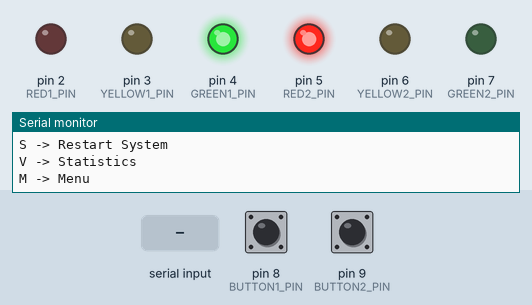
Recording of a sketch running on a simulated Arduino Uno, built with avr-gcc and run on an emulated ATmega328P. Parts: output pins drawn as LEDs (lit = HIGH), the last lines printed to the serial monitor. The inputs (shaded band) are chosen by the test bench; at power-on: pin 8 (BUTTON1_PIN) HIGH, pin 9 (BUTTON2_PIN) HIGH.

Above: at 1.3 s.
1.4 s: "E" received over Serial
At 1.7 s:
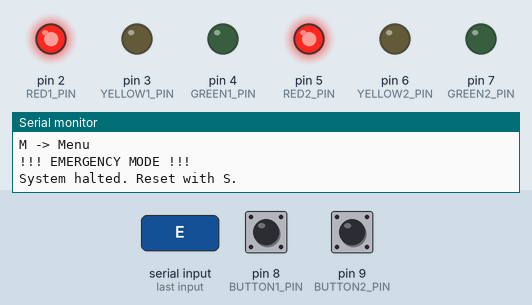
2.9 s: byte 83 ('S') received over Serial
At 4.0 s:
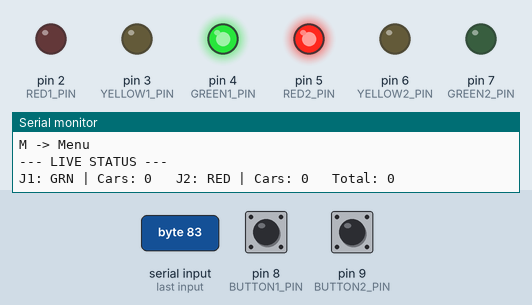
4.4 s: pin 8 (BUTTON1_PIN) pulled LOW for 0.15 s
6.0 s: byte 86 ('V') received over Serial
7.5 s: "1" received over Serial
10.5 s: "R" received over Serial
At 14.0 s:
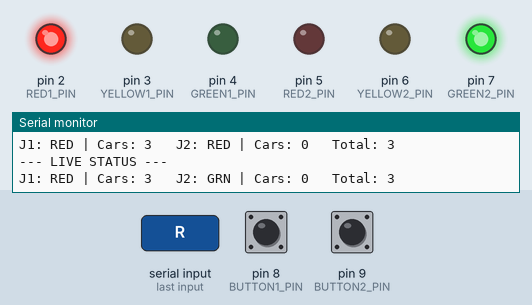
At 24.0 s:
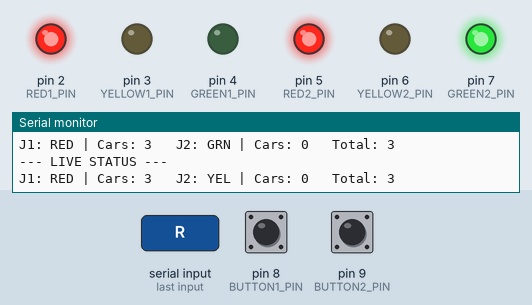
Timing chart, 0 to 46.4 s (numbered marks = the images above; inputs shaded):
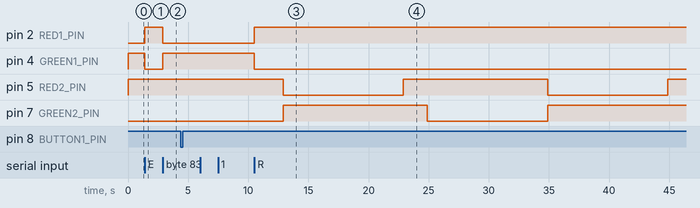

Measured:
- after the input at 1.4 s, pin 2 (RED1_PIN): LOW → HIGH at once; pin 4 (GREEN1_PIN): HIGH → LOW at once
- after the input at 2.9 s, pin 2 (RED1_PIN): HIGH → LOW at once; pin 4 (GREEN1_PIN): LOW → HIGH at once
- after the input at 10.5 s, pin 2 (RED1_PIN): LOW → HIGH at once; pin 4 (GREEN1_PIN): HIGH → LOW at once
- by itself, pin 5 (RED2_PIN): alternates HIGH for 12.0 s and LOW for 10.0 s

The sketch:

traffic_controller.ino
```cpp
/*
 * Adaptive Traffic Signal Manager
 * Controls dual junctions with vehicle sensing
 * Uses millis() for non-blocking execution
 *
 * NOTE: Enum and structs must be declared before usage
 */

// ════════════════════════════════════════════════════════
// PIN CONFIGURATION (LED pins for RGB traffic heads)
// ════════════════════════════════════════════════════════
#define RED1_PIN    2
#define YELLOW1_PIN 3
#define GREEN1_PIN  4
#define BUTTON1_PIN 8

#define RED2_PIN    5
#define YELLOW2_PIN 6
#define GREEN2_PIN  7
#define BUTTON2_PIN 9

// ════════════════════════════════════════════════════════
// TYPES
// ════════════════════════════════════════════════════════
enum SignalPhase {
  PHASE_RED,
  PHASE_YELLOW,
  PHASE_GREEN
};

struct Junction {
  int junctionId;
  int redLED;
  int yellowLED;
  int greenLED;
  int sensorBtn;

  SignalPhase activePhase;

  unsigned long phaseStart;
  unsigned long greenTime;
  unsigned long yellowTime;
  unsigned long redTime;

  int carsCurrentCycle;
  int carsTotal;

  bool emergencyMode;
  bool manualControl;
};

struct SystemMetrics {
  int totalCars;
  unsigned long bootTime;
  int manualSwitches;
  int emergencyTriggers;
};

// ════════════════════════════════════════════════════════
// GLOBALS
// ════════════════════════════════════════════════════════
Junction* junctionA = nullptr;
Junction* junctionB = nullptr;
SystemMetrics* metrics = nullptr;

unsigned long lastUpdatePrint = 0;
bool systemRunning = true;

// ════════════════════════════════════════════════════════
// FUNCTION DECLARATIONS
// ════════════════════════════════════════════════════════
void initPins(Junction* j);
void changePhase(Junction* j, SignalPhase next);
void processJunction(Junction* j);
void detectVehicle(Junction* j);
void serialHandler();

void showStatus();
void showFullReport();
void showMainMenu();
void showManualHelp(int id);
void displayPhase(SignalPhase p);

void triggerEmergency();
void rebootSystem();

// ════════════════════════════════════════════════════════
void setup() {
  Serial.begin(9600);
  Serial.println("Booting Traffic Signal Manager...");

  junctionA = new Junction;
  junctionB = new Junction;
  metrics   = new SystemMetrics;

  // Junction A
  junctionA->junctionId = 1;
  junctionA->redLED     = RED1_PIN;
  junctionA->yellowLED  = YELLOW1_PIN;
  junctionA->greenLED   = GREEN1_PIN;
  junctionA->sensorBtn  = BUTTON1_PIN;

  junctionA->activePhase = PHASE_GREEN;
  junctionA->phaseStart  = millis();

  junctionA->greenTime  = 10000;
  junctionA->yellowTime = 2000;
  junctionA->redTime    = 10000;

  junctionA->carsCurrentCycle = 0;
  junctionA->carsTotal        = 0;
  junctionA->emergencyMode    = false;
  junctionA->manualControl    = false;

  // Junction B
  junctionB->junctionId = 2;
  junctionB->redLED     = RED2_PIN;
  junctionB->yellowLED  = YELLOW2_PIN;
  junctionB->greenLED   = GREEN2_PIN;
  junctionB->sensorBtn  = BUTTON2_PIN;

  junctionB->activePhase = PHASE_RED;
  junctionB->phaseStart  = millis();

  junctionB->greenTime  = 10000;
  junctionB->yellowTime = 2000;
  junctionB->redTime    = 10000;

  junctionB->carsCurrentCycle = 0;
  junctionB->carsTotal        = 0;
  junctionB->emergencyMode    = false;
  junctionB->manualControl    = false;

  // Metrics
  metrics->totalCars        = 0;
  metrics->bootTime         = millis();
  metrics->manualSwitches   = 0;
  metrics->emergencyTriggers = 0;

  initPins(junctionA);
  initPins(junctionB);

  changePhase(junctionA, PHASE_GREEN);
  changePhase(junctionB, PHASE_RED);

  Serial.println("System initialized successfully.");
  showMainMenu();
}

// ════════════════════════════════════════════════════════
void loop() {
  if (systemRunning) {
    processJunction(junctionA);
    processJunction(junctionB);

    detectVehicle(junctionA);
    detectVehicle(junctionB);

    if (millis() - lastUpdatePrint >= 2000) {
      showStatus();
      lastUpdatePrint = millis();
    }
  }

  serialHandler();
}

// ════════════════════════════════════════════════════════
void initPins(Junction* j) {
  pinMode(j->redLED, OUTPUT);
  pinMode(j->yellowLED, OUTPUT);
  pinMode(j->greenLED, OUTPUT);
  pinMode(j->sensorBtn, INPUT_PULLUP);
}

// ════════════════════════════════════════════════════════
void changePhase(Junction* j, SignalPhase next) {
  digitalWrite(j->redLED, LOW);
  digitalWrite(j->yellowLED, LOW);
  digitalWrite(j->greenLED, LOW);

  // RED: only red on, GREEN: only green on
  if (next == PHASE_RED) {
    digitalWrite(j->redLED, HIGH);
  }
  else if (next == PHASE_GREEN) {
    digitalWrite(j->greenLED, HIGH);
  }
  // YELLOW: mix red + green on RGB LED
  else if (next == PHASE_YELLOW) {
    digitalWrite(j->redLED, HIGH);
    digitalWrite(j->greenLED, HIGH);
  }

  j->activePhase = next;
  j->phaseStart  = millis();
}

// ════════════════════════════════════════════════════════
void processJunction(Junction* j) {
  if (j->manualControl) return;

  unsigned long duration = millis() - j->phaseStart;

  if (j->activePhase == PHASE_GREEN && duration >= j->greenTime) {
    changePhase(j, PHASE_YELLOW);
  }
  else if (j->activePhase == PHASE_YELLOW && duration >= j->yellowTime) {
    changePhase(j, PHASE_RED);
  }
  else if (j->activePhase == PHASE_RED && duration >= j->redTime) {
    j->carsCurrentCycle = 0;
    changePhase(j, PHASE_GREEN);
  }
}

// ════════════════════════════════════════════════════════
void detectVehicle(Junction* j) {
  if (digitalRead(j->sensorBtn) == LOW) {

    if (j->activePhase == PHASE_GREEN) {
      j->carsCurrentCycle++;
      j->carsTotal++;
      metrics->totalCars++;

      Serial.print("Car sensed @ Junction ");
      Serial.print(j->junctionId);
      Serial.print(" | Cycle Count: ");
      Serial.print(j->carsCurrentCycle);
      Serial.print(" | Lifetime: ");
      Serial.println(j->carsTotal);

      // adaptive timing
      if (j->carsCurrentCycle > 8) {
        j->greenTime = 15000;
      } else if (j->carsCurrentCycle > 3) {
        j->greenTime = 12000;
      } else {
        j->greenTime = 10000;
      }

      delay(50);
    }
  }
}

// ════════════════════════════════════════════════════════
void serialHandler() {
  if (!Serial.available()) return;

  char cmd = Serial.read();
  while (Serial.available()) Serial.read();

  switch (cmd) {

    case '1':
      junctionA->manualControl = !junctionA->manualControl;
      metrics->manualSwitches++;
      Serial.println(junctionA->manualControl ? "Junction 1 manual ON" : "Junction 1 manual OFF");
      if (junctionA->manualControl) showManualHelp(1);
      break;

    case '2':
      junctionB->manualControl = !junctionB->manualControl;
      metrics->manualSwitches++;
      Serial.println(junctionB->manualControl ? "Junction 2 manual ON" : "Junction 2 manual OFF");
      if (junctionB->manualControl) showManualHelp(2);
      break;

    case 'R': case 'r':
      if (junctionA->manualControl) { changePhase(junctionA, PHASE_RED); Serial.println("J1 -> RED"); }
      if (junctionB->manualControl) { changePhase(junctionB, PHASE_RED); Serial.println("J2 -> RED"); }
      break;

    case 'G': case 'g':
      if (junctionA->manualControl) { changePhase(junctionA, PHASE_GREEN); Serial.println("J1 -> GREEN"); }
      if (junctionB->manualControl) { changePhase(junctionB, PHASE_GREEN); Serial.println("J2 -> GREEN"); }
      break;

    case 'Y': case 'y':
      if (junctionA->manualControl) { changePhase(junctionA, PHASE_YELLOW); Serial.println("J1 -> YELLOW"); }
      if (junctionB->manualControl) { changePhase(junctionB, PHASE_YELLOW); Serial.println("J2 -> YELLOW"); }
      break;

    case 'E': case 'e':
      triggerEmergency();
      break;

    case 'S': case 's':
      rebootSystem();
      break;

    case 'M': case 'm':
      showMainMenu();
      break;

    case 'V': case 'v':
      showFullReport();
      break;

    default:
      Serial.println("Unknown input. Press M for help.");
  }
}

// ════════════════════════════════════════════════════════
void showMainMenu() {
  Serial.println("\n=== CONTROL PANEL ===");
  Serial.println("1 -> Manual Mode J1");
  Serial.println("2 -> Manual Mode J2");
  Serial.println("R/G/Y -> Change Light");
  Serial.println("E -> Emergency Stop");
  Serial.println("S -> Restart System");
  Serial.println("V -> Statistics");
  Serial.println("M -> Menu");
}

// ════════════════════════════════════════════════════════
void showManualHelp(int id) {
  Serial.print("Manual Control Enabled for Junction ");
  Serial.println(id);
  Serial.println("Use: R / G / Y");
}

// ════════════════════════════════════════════════════════
void showStatus() {
  Serial.println("\n--- LIVE STATUS ---");

  Serial.print("J1: ");
  displayPhase(junctionA->activePhase);
  Serial.print(" | Cars: ");
  Serial.print(junctionA->carsCurrentCycle);

  Serial.print("   J2: ");
  displayPhase(junctionB->activePhase);
  Serial.print(" | Cars: ");
  Serial.print(junctionB->carsCurrentCycle);

  Serial.print("   Total: ");
  Serial.println(metrics->totalCars);
}

// ════════════════════════════════════════════════════════
void showFullReport() {
  Serial.println("\n--- SYSTEM REPORT ---");

  unsigned long up = (millis() - metrics->bootTime) / 1000;

  Serial.print("Uptime: ");
  Serial.print(up / 60);
  Serial.print("m ");
  Serial.print(up % 60);
  Serial.println("s");

  Serial.print("Total Cars: ");
  Serial.println(metrics->totalCars);

  Serial.print("Manual Toggles: ");
  Serial.println(metrics->manualSwitches);

  Serial.print("Emergency Events: ");
  Serial.println(metrics->emergencyTriggers);
}

// ════════════════════════════════════════════════════════
void displayPhase(SignalPhase p) {
  if (p == PHASE_RED) Serial.print("RED");
  else if (p == PHASE_YELLOW) Serial.print("YEL");
  else Serial.print("GRN");
}

// ════════════════════════════════════════════════════════
void triggerEmergency() {
  Serial.println("\n!!! EMERGENCY MODE !!!");

  metrics->emergencyTriggers++;

  changePhase(junctionA, PHASE_RED);
  changePhase(junctionB, PHASE_RED);

  systemRunning = false;

  Serial.println("System halted. Reset with S.");
}

// ════════════════════════════════════════════════════════
void rebootSystem() {
  Serial.println("\nReinitializing system...");

  systemRunning = true;

  junctionA->carsCurrentCycle = 0;
  junctionA->manualControl = false;

  junctionB->carsCurrentCycle = 0;
  junctionB->manualControl = false;

  metrics->totalCars = 0;
  metrics->bootTime  = millis();

  changePhase(junctionA, PHASE_GREEN);
  changePhase(junctionB, PHASE_RED);

  Serial.println("System back online.");
  showMainMenu();
}
```
